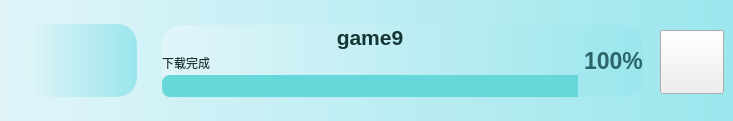
        <widget class="QWidget" name="widget_game_9" native="true">
         <property name="minimumSize">
          <size>
           <width>0</width>
           <height>121</height>
          </size>
         </property>
         <property name="maximumSize">
          <size>
           <width>16777215</width>
           <height>121</height>
          </size>
         </property>
         <property name="styleSheet">
          <string notr="true">.QWidget{
	background-color: qlineargradient(x1:0, y0:0, x2:1, y2:0,stop:0 rgb(225, 245, 249), stop:1 rgb(155, 230, 237));
	border-radius:20px;
	color: rgb(255, 255, 255);
}
</string>
         </property>
         <widget class="QWidget" name="widget_63" native="true">
          <property name="geometry">
           <rect>
            <x>24</x>
            <y>24</y>
            <width>113</width>
            <height>73</height>
           </rect>
          </property>
          <property name="styleSheet">
           <string notr="true"/>
          </property>
          <widget class="QLabel" name="label_icon_game_9">
           <property name="geometry">
            <rect>
             <x>30</x>
             <y>5</y>
             <width>64</width>
             <height>64</height>
            </rect>
           </property>
           <property name="styleSheet">
            <string notr="true">border-image: url(:/icons/icons/自定义.png);</string>
           </property>
           <property name="text">
            <string/>
           </property>
          </widget>
         </widget>
         <widget class="QPushButton" name="pushButton_game_9">
          <property name="geometry">
           <rect>
            <x>660</x>
            <y>30</y>
            <width>64</width>
            <height>64</height>
           </rect>
          </property>
          <property name="styleSheet">
           <string notr="true">border-image: url(:/icons/icons/play_game.png);</string>
          </property>
          <property name="text">
           <string/>
          </property>
         </widget>
         <widget class="QWidget" name="layoutWidget_20">
          <property name="geometry">
           <rect>
            <x>162</x>
            <y>25</y>
            <width>481</width>
            <height>72</height>
           </rect>
          </property>
          <layout class="QHBoxLayout" name="horizontalLayout_21">
           <item>
            <layout class="QVBoxLayout" name="verticalLayout_22">
             <property name="spacing">
              <number>2</number>
             </property>
             <item>
              <widget class="QLabel" name="label_game_9">
               <property name="font">
                <font>
                 <pointsize>16</pointsize>
                 <weight>75</weight>
                 <bold>true</bold>
                </font>
               </property>
               <property name="styleSheet">
                <string notr="true">color: rgb(22, 54, 53);
text-align:centre;
</string>
               </property>
               <property name="text">
                <string>game9</string>
               </property>
               <property name="alignment">
                <set>Qt::AlignCenter</set>
               </property>
              </widget>
             </item>
             <item>
              <widget class="QLabel" name="label_107">
               <property name="font">
                <font>
                 <weight>50</weight>
                 <bold>false</bold>
                </font>
               </property>
               <property name="styleSheet">
                <string notr="true">color: rgb(22, 54, 53)</string>
               </property>
               <property name="text">
                <string>下载完成</string>
               </property>
              </widget>
             </item>
             <item>
              <widget class="QProgressBar" name="progressBar_36">
               <property name="styleSheet">
                <string notr="true">QProgressBar::chunk {
        border-top-left-radius:8px;
border-bottom-left-radius:8px;
	background-color: rgb(103, 216, 217)
}
QProgressBar{
border-radius:8px;
background-color: rgb(223, 223, 223);
}
</string>
               </property>
               <property name="value">
                <number>100</number>
               </property>
               <property name="textVisible">
                <bool>false</bool>
               </property>
              </widget>
             </item>
            </layout>
           </item>
           <item>
            <widget class="QLabel" name="label_108">
             <property name="font">
              <font>
               <pointsize>17</pointsize>
               <weight>75</weight>
               <bold>true</bold>
              </font>
             </property>
             <property name="styleSheet">
              <string notr="true">color: rgb(43, 101, 103);</string>
             </property>
             <property name="text">
              <string>100%</string>
             </property>
             <property name="alignment">
              <set>Qt::AlignLeading|Qt::AlignLeft|Qt::AlignVCenter</set>
             </property>
            </widget>
           </item>
          </layout>
         </widget>
        </widget>
